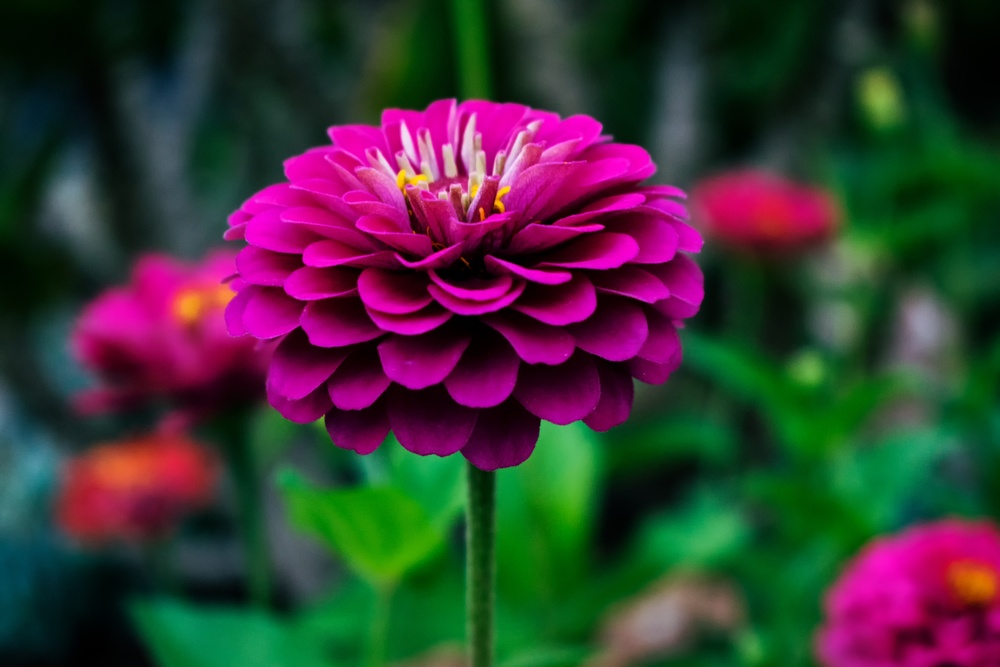
#> input picture lab2/img.jpg, 1000 x 667 px, shrunk from 6000 x 4000 before the run
$ jupyter execute Task-2.ipynb
#> lines starting #> are read from the running program, lines starting #| are printed output that depends on the picture; after the words box and inside, x2 and y2 are one past the last pixel; in counts of white or black regions, pixels touching at a corner belong together
[cell 1]
import cv2
import numpy as np
import pandas as pd
import matplotlib.pyplot as plt
from skimage.metrics import structural_similarity as ssim
from skimage.metrics import mean_squared_error

[cell 2]
def add_gaussian_noise(image, mean=0, sigma=25):
    """Добавление шума Гаусса"""
    gaussian_noise = np.random.normal(mean, sigma, image.shape)
    noisy_image = image.astype(np.float32) + gaussian_noise
    return np.clip(noisy_image, 0, 255).astype(np.uint8)

def add_constant_noise(image, value=100, p=0.15):
    """Добавление импульсного шума (Salt & Pepper / Constant)"""
    noisy_image = image.copy()
    mask = np.random.rand(*image.shape) < p
    noisy_image[mask] = np.clip(noisy_image[mask].astype(np.int16) + value, 0, 255).astype(np.uint8)
    return noisy_image

def add_uniform_noise(image, low=-40, high=40):
    """Добавление постоянного/равномерного шума (Uniform Noise)"""
    uniform_noise = np.random.uniform(low, high, image.shape)
    noisy_image = image.astype(np.float32) + uniform_noise
    return np.clip(noisy_image, 0, 255).astype(np.uint8)

def calculate_metrics(orig, filtered):
    """Расчет SSIM и RMSE"""
    score_ssim, _ = ssim(orig, filtered, full=True)
    mse = np.mean((orig.astype(np.float32) - filtered.astype(np.float32)) ** 2)
    rmse = np.sqrt(mse)
    return round(score_ssim, 2), round(rmse, 2)

[cell 3]
image = cv2.imread('img.jpg')
#> image is the input picture: shape (667, 1000, 3); mean B, G, R 53.9, 53.8, 59.7


image_gray = cv2.cvtColor(image, cv2.COLOR_BGR2GRAY)
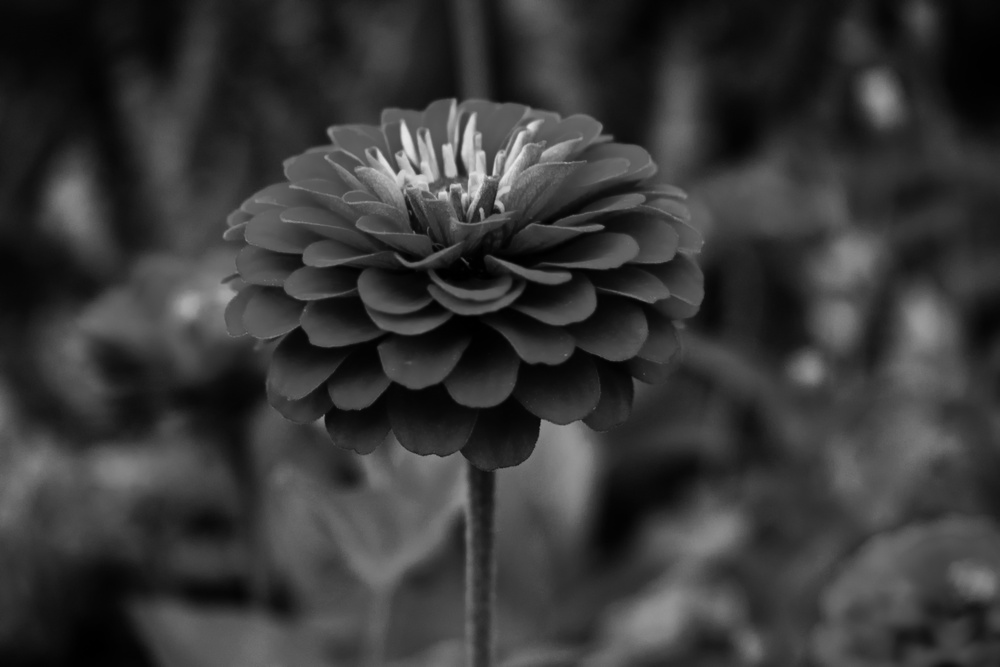
#> image_gray: shape (667, 1000); min 0, max 232, mean 55.5

gaussian_noisy = add_gaussian_noise(image_gray, mean=0, sigma=30)
#> in add_gaussian_noise, `noisy_image = image.astype(np.float32) + gaussian_noise`:
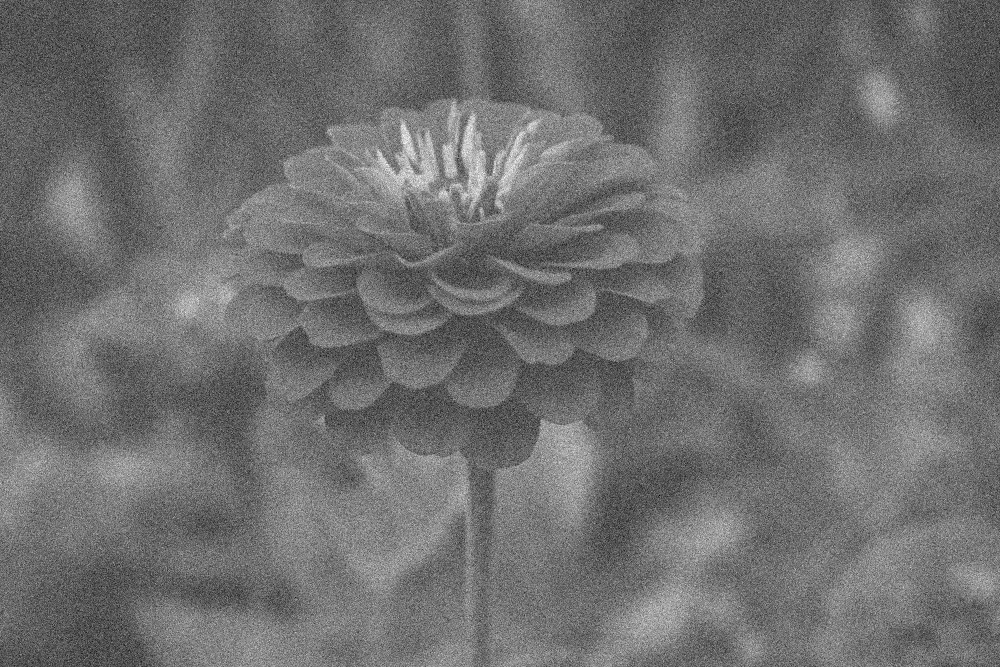
#> noisy_image: shape (667, 1000) float64; min -140.1, max 306.4, mean 55.6; drawn with min black and max white
constant_noisy = add_constant_noise(image_gray, value=100, p=0.15)
#> in add_constant_noise, `noisy_image[mask] = np.clip(noisy_image[mask].astype(np.int16) + value..`:
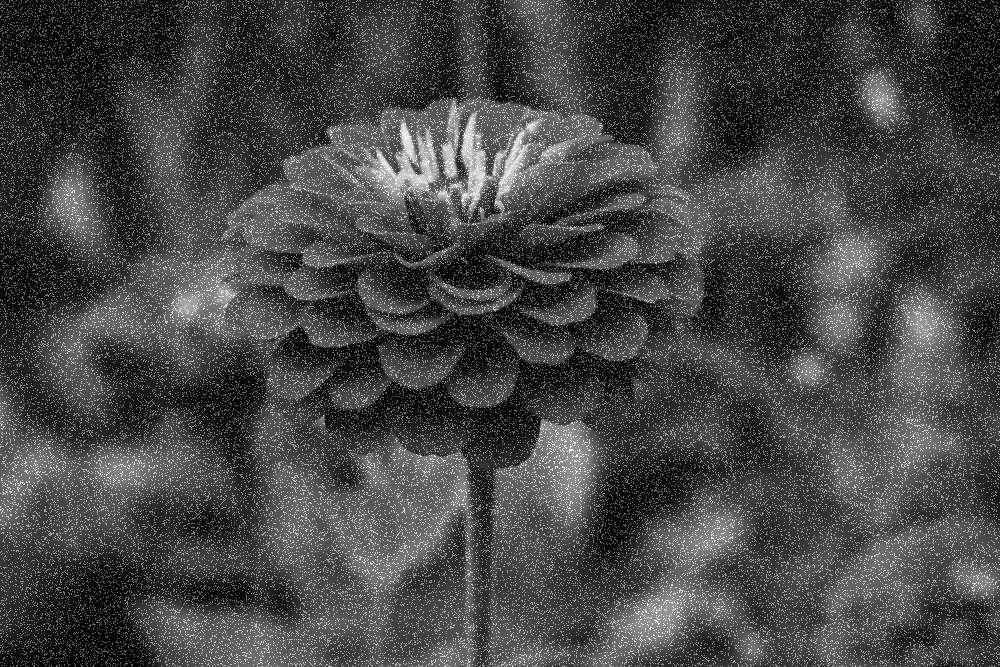
#> noisy_image: shape (667, 1000); 15.02% of pixels changed, all inside (x1, y1, x2, y2) = (0, 0, 1000, 667)
uniform_noisy = add_uniform_noise(image_gray, low=-50, high=50)
#> in add_uniform_noise, `noisy_image = image.astype(np.float32) + uniform_noise`:
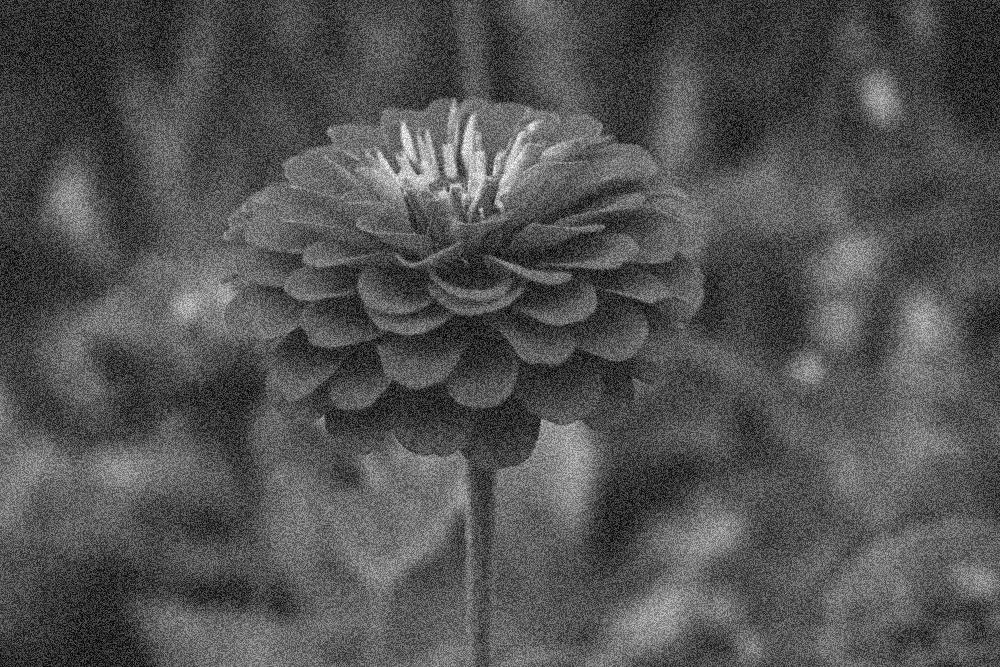
#> noisy_image: shape (667, 1000) float64; min -50, max 273.4, mean 55.5; drawn with min black and max white

[cell 4]
tests_config = [
    ("Uniform", "Median Filter", "kernel=3", lambda img: cv2.medianBlur(img, 3), uniform_noisy),
    ("Uniform", "Median Filter", "kernel=5", lambda img: cv2.medianBlur(img, 5), uniform_noisy),
    ("Uniform", "Gaussian Blur", "kernel=(5, 5)", lambda img: cv2.GaussianBlur(img, (5, 5), 0), uniform_noisy),
    ("Uniform", "Bilateral Filter", "d=9, sColor=75, sSpace=75", lambda img: cv2.bilateralFilter(img, 9, 75, 75), uniform_noisy),
    ("Uniform", "Non-Local Means", "h=60, template=7, search=21", lambda img: cv2.fastNlMeansDenoising(img, None, 60, 7, 21), uniform_noisy),
    ("Salt & Pepper", "Median Filter", "kernel=3", lambda img: cv2.medianBlur(img, 3), constant_noisy),
    ("Salt & Pepper", "Median Filter", "kernel=5", lambda img: cv2.medianBlur(img, 5), constant_noisy),
    ("Gaussian", "Median Filter", "kernel=3", lambda img: cv2.medianBlur(img, 3), gaussian_noisy),
    ("Gaussian", "Gaussian Blur", "kernel=(5, 5)", lambda img: cv2.GaussianBlur(img, (5, 5), 0), gaussian_noisy),
    ("Gaussian", "Gaussian Blur", "kernel=(9, 9)", lambda img: cv2.GaussianBlur(img, (9, 9), 0), gaussian_noisy),
    ("Salt & Pepper", "Gaussian Blur", "kernel=(5, 5)", lambda img: cv2.GaussianBlur(img, (5, 5), 0), constant_noisy),
    ("Gaussian", "Bilateral Filter", "d=9, sColor=75, sSpace=75", lambda img: cv2.bilateralFilter(img, 9, 75, 75), gaussian_noisy),
    ("Gaussian", "Bilateral Filter", "d=15, sColor=150, sSpace=150", lambda img: cv2.bilateralFilter(img, 15, 150, 150), gaussian_noisy),
    ("Salt & Pepper", "Bilateral Filter", "d=9, sColor=75, sSpace=75", lambda img: cv2.bilateralFilter(img, 9, 75, 75), constant_noisy),
    ("Gaussian", "Non-Local Means", "h=60, template=7, search=21", lambda img: cv2.fastNlMeansDenoising(img, None, 60, 7, 21), gaussian_noisy),
    ("Gaussian", "Non-Local Means", "h=80, template=7, search=21", lambda img: cv2.fastNlMeansDenoising(img, None, 80, 7, 21), gaussian_noisy),
    ("Salt & Pepper", "Non-Local Means", "h=60, template=7, search=21", lambda img: cv2.fastNlMeansDenoising(img, None, 60, 7, 21), constant_noisy),
]

table_data = []
processed_images = []

for noise_type, filter_name, params, func, noisy_img in tests_config:
    filtered_img = func(noisy_img)
    ssim_val, rmse_val = calculate_metrics(image_gray, filtered_img)

    table_data.append({
        "Noise Type": noise_type,
        "Filter": filter_name,
        "Parameters": params,
        "SSIM": ssim_val,
        "RMSE": rmse_val
    })

    label = f"{noise_type}: {filter_name}\n({params})"
    processed_images.append((label, filtered_img, rmse_val))
#> this loop made 17 passes
#> (noise_type, filter_name, params, score_ssim in calculate_metrics, mse in calculate_metrics, rmse in calculate_metrics, ssim_val, rmse_val) on passes 1 to 7: ('Uniform', 'Median Filter', 'kernel=3', 0.334, 217.2, 14.74, 0.33, 14.74), ('Uniform', 'Median Filter', 'kernel=5', 0.561, 97.29, 9.86, 0.56, 9.86), ('Uniform', 'Gaussian Blur', 'kernel=(5, 5)', 0.637, 68.81, 8.3, 0.64, 8.3), ('Uniform', 'Bilateral Filter', 'd=9, sColor=75, sSpace=75', 0.755, 49.4, 7.03, 0.75, 7.03), ('Uniform', 'Non-Local Means', 'h=60, template=7, search=21', 0.889, 60.88, 7.8, 0.89, 7.8), ('Salt & Pepper', 'Median Filter', 'kernel=3', 0.88, 58, 7.62, 0.88, 7.62), ('Salt & Pepper', 'Median Filter', 'kernel=5', 0.979, 8.98, 3, 0.98, 3)
#> after the loop, processed_images = 17 items; table_data = 17 items

[cell 5]
total_imgs = len(processed_images) + 4
#> total_imgs = 21
cols = 4
rows = (total_imgs + cols - 1) // cols
#> rows = 6

fig = plt.figure(figsize=(16, 4.2 * rows))
fig.suptitle("Результаты фильтрации изображений", fontsize=16, y=0.98)

ax = plt.subplot(rows, cols, 1)
ax.imshow(image_gray, cmap='gray')
ax.set_title("Оригинал", fontsize=10, pad=8)
ax.axis('off')

ax = plt.subplot(rows, cols, 2)
ax.imshow(gaussian_noisy, cmap='gray')
ax.set_title("Gaussian Noise", fontsize=10, pad=8)
ax.axis('off')

ax = plt.subplot(rows, cols, 3)
ax.imshow(constant_noisy, cmap='gray')
ax.set_title("Salt & Pepper Noise", fontsize=10, pad=8)
ax.axis('off')

ax = plt.subplot(rows, cols, 4)
ax.imshow(uniform_noisy, cmap='gray')
ax.set_title("Uniform Noise", fontsize=10, pad=8)
ax.axis('off')

for idx, (label, img_res, rmse_val) in enumerate(processed_images, start=5):
    ax = plt.subplot(rows, cols, idx)
    ax.imshow(img_res, cmap='gray')
    ax.set_title(f"{label}\nRMSE: {rmse_val}", fontsize=9, pad=8)
    ax.axis('off')
#> this loop made 17 passes
#> rmse_val on passes 1 to 12: 14.74, 9.86, 8.3, 7.03, 7.8, 7.62, 3, 12.1, 8.4, 6.44, 17.99, 6.92

plt.subplots_adjust(left=0.05, right=0.95, bottom=0.05, top=0.92, hspace=0.55, wspace=0.25)
plt.show()
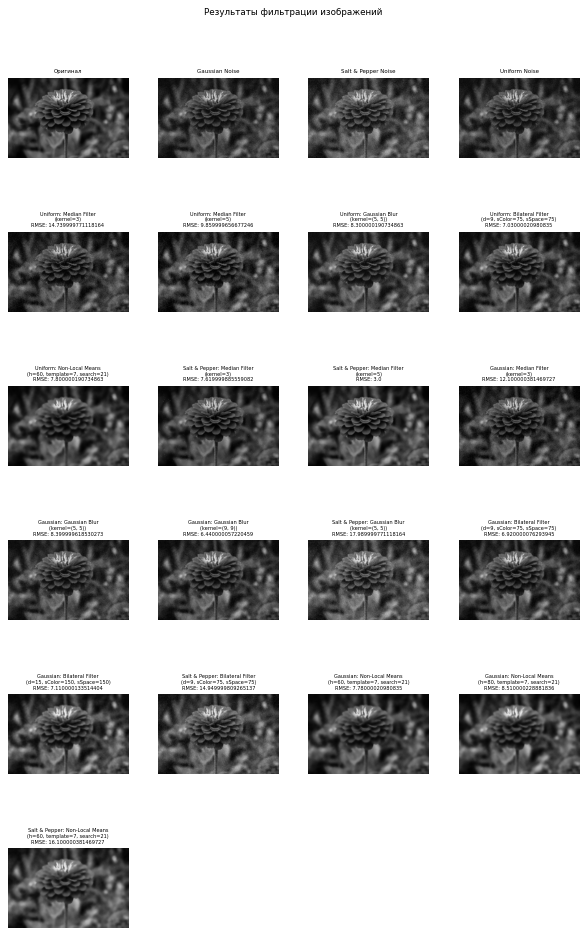
#> figure drawn by matplotlib, 21 panels

[cell 6]
df = pd.DataFrame(table_data)
#> df = table of 17 rows and 5 columns
display(df)

print("# The best result for Gaussian noise filtering is Non-Local Means")
print("# The best result for constant / Salt & Pepper noise filtering is Median Filter")
